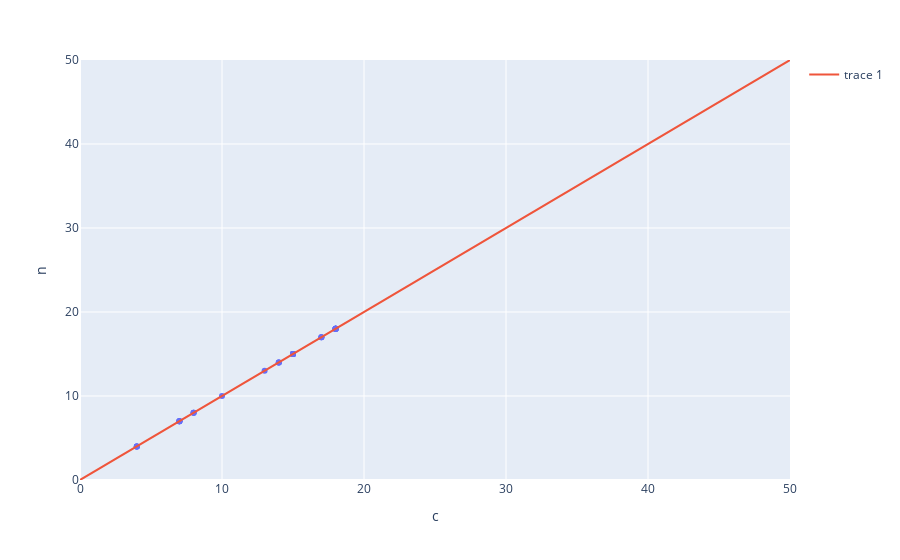

Notebook cell for this chart:
### Code cell
fig = px.scatter(
    data_frame=pd.DataFrame(data),
    x="c",
    y="n",
    range_x=[0, 50],
    range_y=[0, 50],
    hover_data=["p"],
)
fig.add_trace(go.Scatter(x=[0, 50], y=[0, 50], mode='lines'))
fig.show()

### Figure 1 — Plotly figure (JSON) as saved in the notebook; plotly's stock layout.template omitted (floating-point values rounded to 4 significant figures)
{"data": [{"customdata": [["p01"], ["p02"], ["p03"], ["p04"], ["p05"], ["p06"], ["p07"], ["p08"], ["p09"], ["p10"], ["p11"], ["p12"], ["p13"], ["p14"], ["p15"], ["p16"], ["p17"], ["p18"], ["p19"], ["p20"], ["p21"], ["p22"], ["p23"], ["p24"], ["p26"], ["p27"], ["p28"], ["p29"], ["p30"], ["p31"], ["p32"], ["p33"], ["p34"], ["p35"], ["p36"], ["p37"], ["p38"]], "hovertemplate": "c=%{x}<br>n=%{y}<br>p=%{customdata[0]}<extra></extra>", "legendgroup": "", "marker": {"color": "#636efa", "symbol": "circle"}, "mode": "markers", "name": "", "orientation": "v", "showlegend": false, "type": "scatter", "x": [4, 4, 4, 4, 8, 7, 7, 8, 7, 8, 7, 7, 10, 15, 15, 14, 14, 15, 15, 15, 15, 14, 13, 15, 15, 17, 18, 17, 18, 18, 18, 17, 18, 18, 18, 18, 18], "xaxis": "x", "y": [4, 4, 4, 4, 8, 7, 7, 8, 7, 8, 7, 7, 10, 15, 15, 14, 14, 15, 15, 15, 15, 14, 13, 15, 15, 17, 18, 17, 18, 18, 18, 17, 18, 18, 18, 18, 18], "yaxis": "y"}, {"mode": "lines", "type": "scatter", "x": [0, 50], "y": [0, 50]}], "layout": {"legend": {"tracegroupgap": 0}, "margin": {"t": 60}, "xaxis": {"anchor": "y", "domain": [0, 1], "range": [0, 50], "title": {"text": "c"}}, "yaxis": {"anchor": "x", "domain": [0, 1], "range": [0, 50], "title": {"text": "n"}}}}
